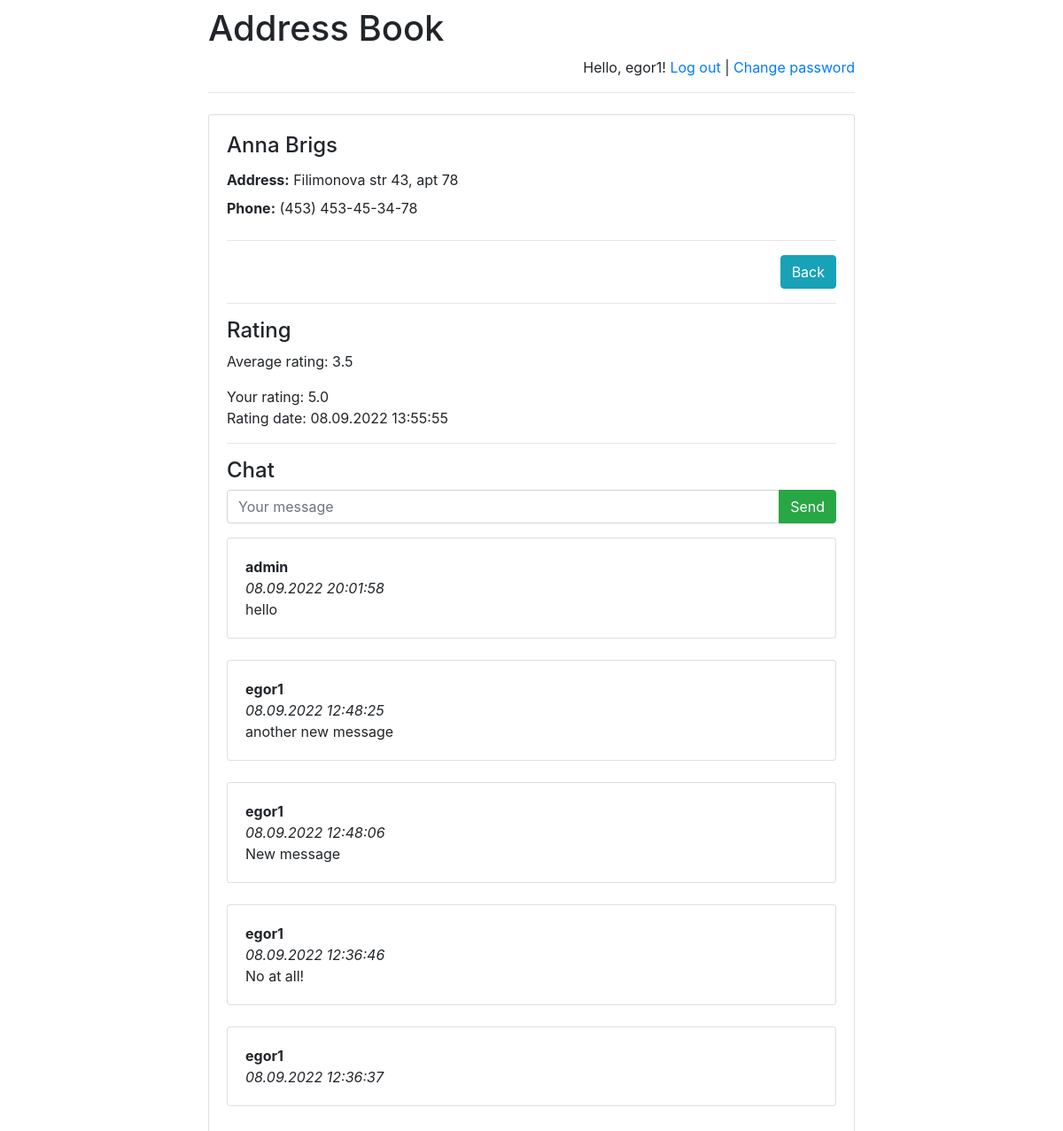
Page /addressbook/3/ (signed in) on the earlier database version.
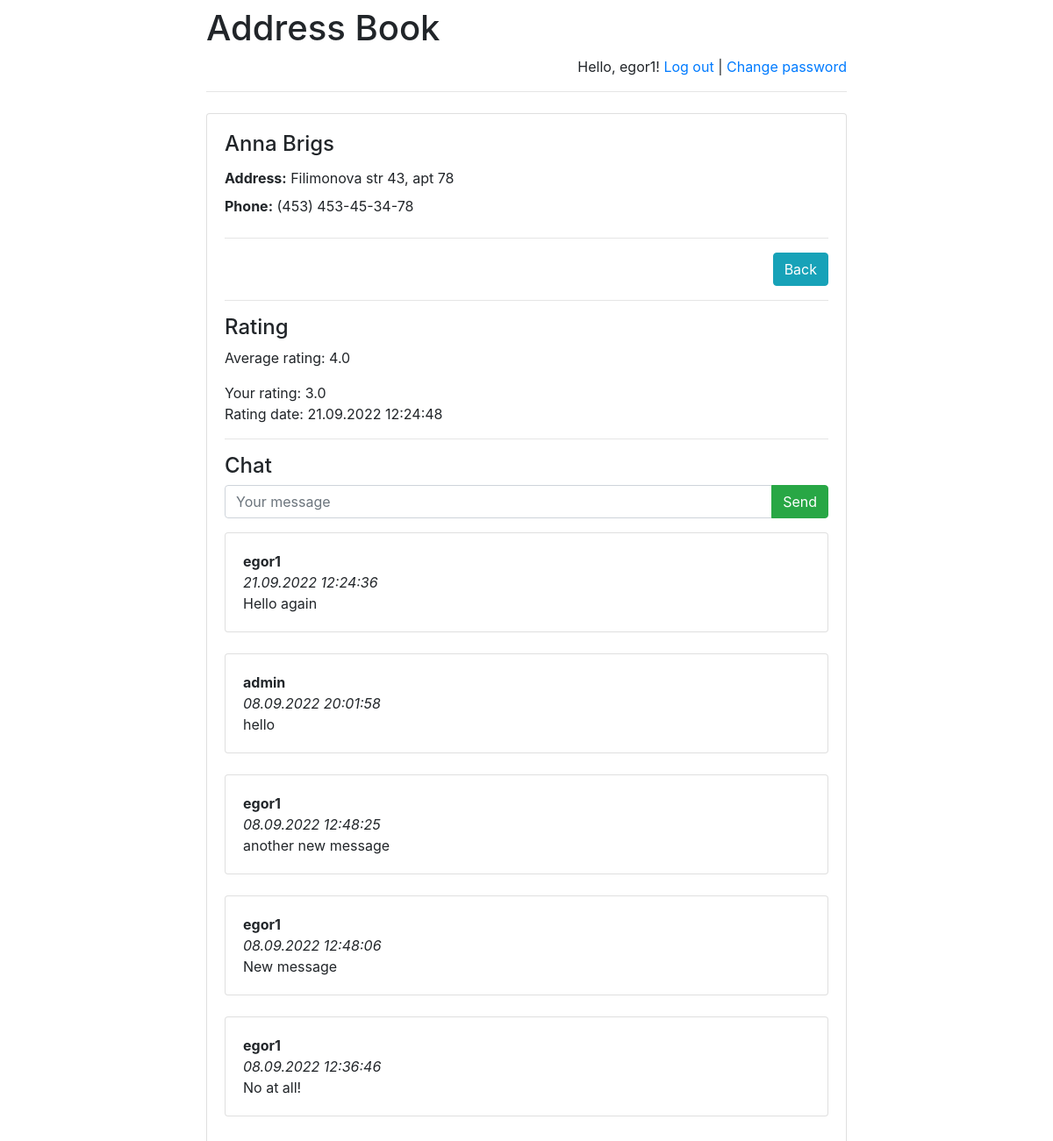
Same page on the later database version.
### addressbook/models.py (models this page shows)
class Address(models.Model):
    person = models.ForeignKey(Person, on_delete=models.CASCADE)
    address = models.CharField(max_length=255)
    phone = models.CharField(max_length=255)

class Mark(models.Model):
    person = models.ForeignKey(Person, verbose_name='Person', on_delete=models.CASCADE)
    author = models.ForeignKey(User, verbose_name='User', on_delete=models.CASCADE)
    mark = models.IntegerField(verbose_name='Mark')
    pub_date = models.DateTimeField('Mark date', default=timezone.now)

class Message(models.Model):
    chat = models.ForeignKey(Person, verbose_name='Chat under person', on_delete=models.CASCADE)
    author = models.ForeignKey(User, verbose_name='User', on_delete=models.CASCADE)
    message = models.TextField('Message')
    pub_date = models.DateTimeField('Message date', default=timezone.now)

### addressbook/views.py (the view)
# urls.py: re_path(r'^([0-9]+)/$', views.address, name='address'),
def address(request, person_id):
    error_message = None
    mark_date = None
    if "error_message" in request.GET:
        error_message = request.GET["error_message"]
    mark_person = Mark.objects.filter(person_id=person_id).filter(author_id=request.user.id).all()
    if mark_person:
        mark_date = mark_person[0].pub_date
    return render(
        request,
        "address.html",
        {
            "person": get_object_or_404(Person, pk=person_id),
            "error_message": error_message,
            "latest_messages":
                Message.objects
                    .filter(chat_id=person_id)
                    .order_by('-pub_date')[:5],
            "already_rated_by_user":
                Mark.objects
                    .filter(author_id=request.user.id)
                    .filter(person_id=person_id)
                    .count(),
            "user_rating":
                Mark.objects
                    .filter(author_id=request.user.id)
                    .filter(person_id=person_id)
                    .aggregate(Avg('mark'))
                ["mark__avg"],
            "avg_mark":
                Mark.objects
                    .filter(person_id=person_id)
                    .aggregate(Avg('mark'))
                ["mark__avg"],
            "mark_date":
                mark_date
        }
    )

### templates/address.html (shortened to what this page needs)
{% extends 'base.html' %}
{% block main %}
    <h4 class="card-title">{{ person.person_text }}</h4>
    {% for address in person.address_set.all %}
        <label><b>Address:</b> </label>  {{ address.address }}<br>
        <label><b>Phone:</b> </label> {{ address.phone }}
        </label><br>
    {% endfor %}
    <hr>
    <div style="text-align: right">
        <a href=".." class="btn btn-info">Back</a>
    </div>
    <hr>
    <h4>Rating</h4>
    <p>Average rating:
        <span id="avg_mark_span">
            {{ avg_mark|floatformat:"1" }}
        </span>
    </p>
    {% if user.is_authenticated %}
        {% if already_rated_by_user <= 0 or already_rated_by_user ==  None %}
            <form action="post_mark/" method="post">
                {% csrf_token %}
                <div class="row">
                    <div class="col-sm text-center">
                        <input name="mark"
                               type="radio"
                               value="1"/> 1
                    </div>
                    <div class="col-sm text-center">
                        <input name="mark"
                               type="radio"
                               value="2"/> 2
                    </div>
                    <div class="col-sm text-center">
                        <input name="mark"
                               type="radio"
                               value="3"/> 3
                    </div>
                    <div class="col-sm text-center">
                        <input name="mark"
                               type="radio"
                               value="4"/> 4
                    </div>
                    <div class="col-sm text-center">
                        <input name="mark"
                               type="radio"
                               value="5"/> 5
                    </div>
                    <div class="col-sm text-center">
                        <input class="btn btn-success"
                               type="submit"
                               value="Send mark"/>
                    </div>
                </div>
            </form>
        {% else %}
            Your rating: {{ user_rating }} <br>
            Rating date: {{ mark_date|date:'d.m.Y H:i:s' }}
        {% endif %}
    {% endif %}
    <hr>
    <h4>Chat</h4>
    {% if user.is_authenticated %}
        <form action="post/" method="post">
            <div class="input-group mb-3">
                <input type="text"
                       class="form-control"
                       placeholder="Your message"
                       name="message"/>
                <div class="input-group-append">
                    <input class="btn btn-success"
                           type="submit"
                           value="Send"/>
                </div>
            </div>
        </form>
    {% endif %}
    <div id="history">
        {% for message in latest_messages %}
            <div class="card">
                <div class="card-body">
                    <strong>
                        {{ message.author.username }}
                    </strong>
                    <br/>
                    <em>
                        {{ message.pub_date|date:'d.m.Y H:i:s' }}
                    </em>
                    <br/>
                    {{ message.message }}
                </div>
            </div>
            <br/>
        {% endfor %}
    </div>
{% endblock %}

Differences in the rows shown:
removed Mark: pub_date "08.09.2022 13:55:55"
no longer on this page (row unchanged): Message: author.username "egor1", pub_date "08.09.2022 12:36:37"
added Mark: pub_date "21.09.2022 12:24:48"
added Message: author.username "egor1", pub_date "21.09.2022 12:24:36", message "Hello again"
Other differences:
{{ avg_mark|floatformat:"1" }}: "3.5" → "4.0"
{{ user_rating }}: "5.0" → "3.0"
